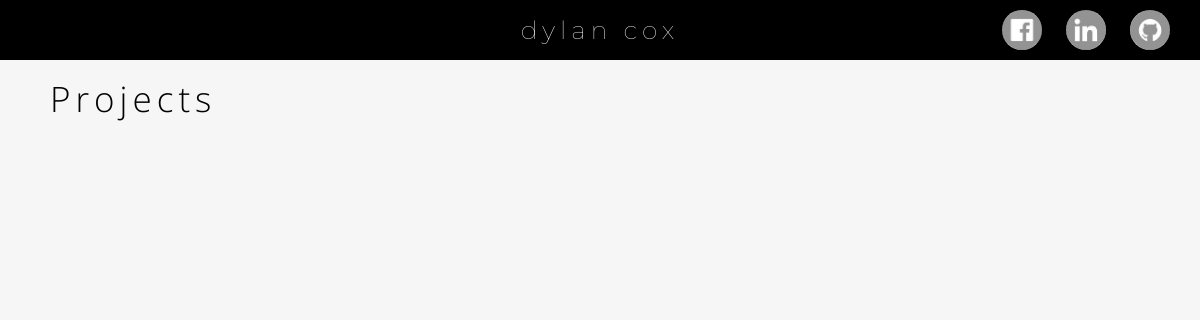
Page /projects/ on the earlier database version.
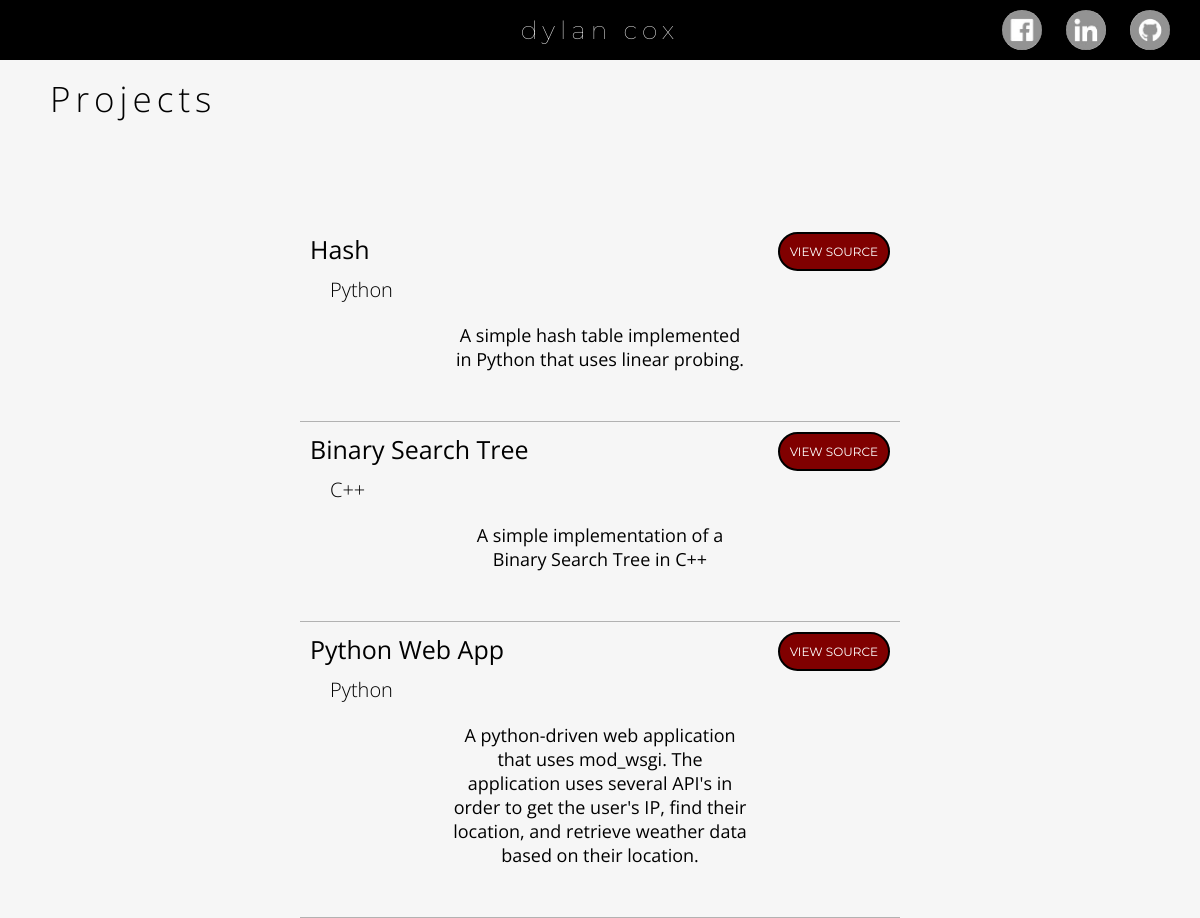
Same page on the later database version.
### portfolio/models.py (models this page shows, shortened)
class project(models.Model):
    name = models.CharField(max_length=255)
    language = models.CharField(max_length=255)
    description = models.TextField()
    git_link = models.CharField(max_length=255)
    pub_date = models.DateTimeField()

### portfolio/views.py (the view)
# urls.py: url(r'^projects/', views.projects_index),
def projects_index(request):
    projects_list = project.objects.order_by('-pub_date')
    context = {'projects_list' : projects_list}
    return render(request, 'portfolio/projects.html', context)

### portfolio/templates/portfolio/projects.html (shortened to what this page needs)
<!DOCTYPE html>
{% load staticfiles %}
<html>
    <head>
        <link rel="stylesheet" type="text/css" href="{% static 'portfolio/style.css' %}" />
    </head>
    <body>
        <div id="toolbar">
            <a class = "home-link" href="https://cs2610-dylancox.c9users.io/" title = "Home">dylan cox</a>
        </div>
        <div id="social-wrapper">
            <ul id="social">
                <li class="facebook">
                    <a href="https://www.facebook.com/dylan.cox.5209" title="Let's be friends" target="_blank">
                        <img src="{% static 'portfolio/images/fb_gray.png' %}" id="fb_icon" onmouseover="hover(this);" onmouseout="unhover(this);">
                    </a>
                </li>
                <li class="linkedin">
                    <a href="https://www.linkedin.com/in/dylan-cox-9625645b/" title="Let's work together" target="_blank">
                        <img src="{% static 'portfolio/images/in_gray.png' %}" id="in_icon" onmouseover="hover(this);" onmouseout="unhover(this);">
                    </a>
                </li>
                <li class="github">
                    <a href="https://github.com/Borfhead" title="Let's collaborate" target="_blank">
                        <img src="{% static 'portfolio/images/gh_gray.png' %}" id="gh_icon" onmouseover="hover(this);" onmouseout="unhover(this);">
                    </a>
                </li>
            </div>
        <div class = "top_of_page">
            <div class ="title">Projects</div>
            <div class="content_wrapper">
                {% for project in projects_list %}
                    <div class = "bottom_border">
                        <div class = "project_title">{{project.name}} <a class="btn" href={{project.git_link}} target="_blank">View Source</a></div>
                        <div class = "sub_title">{{project.language}}</div>
                        <div class = "project_description"> {{project.description}}</div>
                    </div>
                {% endfor %}
            </div>
        </div>
    </body>
</html>

Differences in the rows shown:
added project: name "Hash", language "Python", description "A simple hash table implemented in Python that uses linear probing."
added project: name "Binary Search Tree", language "C++", description "A simple implementation of a Binary Search Tree in C++"
added project: name "Python Web App", language "Python", description "A python-driven web application that uses mod_wsgi. The application uses several API's in order to get the user's IP, find their location, and retrieve weather data based on their location."
